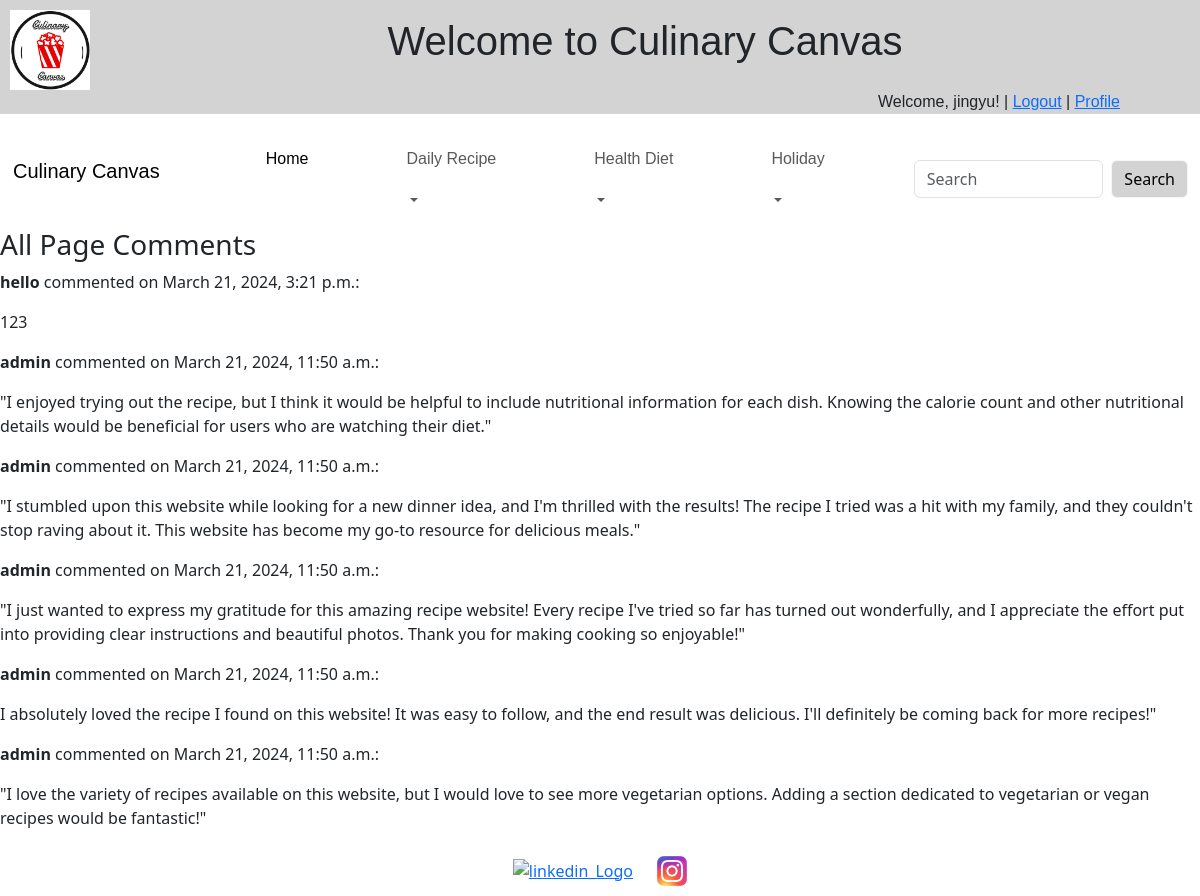
The app's page /accounts/more-comments/ (signed in) with its own data.
### recipe/models.py (models this page shows, shortened)
class PageComment(models.Model):
    author = models.ForeignKey(User, on_delete=models.CASCADE)
    text = models.TextField()
    created_date = models.DateTimeField(auto_now_add=True)

### recipe/views.py (the view)
# urls.py: path('more-comments/', more_comments, name='more_comments'),
def more_comments(request):
    comments = PageComment.objects.order_by('-created_date')
    return render(request, 'recipe/more_comments.html', {'comments': comments})

### recipe/templates/recipe/more_comments.html
{% extends 'base.html' %}
{% block content %}
    <h3>All Page Comments</h3>
    {% for comment in comments %}
        <p><strong>{{ comment.author.username }}</strong> commented on {{ comment.created_date }}:</p>
        <p>{{ comment.text }}</p>
    {% endfor %}
{% endblock %}

### recipe/templates/base.html (shortened to what this page needs)
{% load static %}
<!DOCTYPE html>
<html>
<head>
    <link href="https://cdn.jsdelivr.net/npm/bootstrap@5.3.3/dist/css/bootstrap.min.css" rel="stylesheet"
 />
</head>
<body>
    <header class="header">
        <div style="display: flex; justify-content: space-between; align-items: center;">
            <img class="logo" src="{% static 'logo.png' %}" alt="Logo" width="80px" height="auto">
            <h1
                style="text-align: center; flex: 1; font-family:Impact, Haettenschweiler, 'Arial Narrow Bold', sans-serif;">
                Welcome to Culinary Canvas</h1>
        </div>
        <div class="greet">
            {% if user.is_authenticated %}
                <p class="nav-text">
                    Welcome, {{ user.username }}! |
                    <a href="{% url 'logout' %}">Logout</a> |
                    <a href="{% url 'profile' %}">Profile</a>
                </p>
            {% else %}
                <p class="nav-text"><a href="{% url 'login' %}">Login</a></p>
            {% endif %}
        </div>
    </header>
    <nav class="navbar navbar-expand-lg navbar-light" data-bs-theme="light">
        <div class="container-fluid">
            <a class="navbar-brand" href="#">
                <div class="nav-text-wrapper">
                    <p class="nav-text">Culinary Canvas</p>
                </div>
            </a>
            <div class="collapse navbar-collapse" id="navbarScroll">
                <ul class="navbar-nav me-auto navbar-nav-scroll">
                    <li class="nav-item">
                        <a class="nav-link active" aria-current="page" href="{% url 'home' %}">
                            <div class="nav-text-wrapper">
                                <p class="nav-text">Home</p>
                            </div>
                        </a>
                    </li>
                    <li class="nav-item dropdown">
                        <a class="nav-link dropdown-toggle dropdown-toggle-custom" href="#" role="button" data-bs-toggle="dropdown">
                            <div class="nav-text-wrapper">
                                <p class="nav-text">Daily Recipe</p>
                            </div>
                        </a>
                    </li>
                    <li class="nav-item dropdown">
                        <a class="nav-link dropdown-toggle dropdown-toggle-custom" href="#" role="button" data-bs-toggle="dropdown">
                            <div class="nav-text-wrapper">
                                <p class="nav-text">Health Diet</p>
                            </div>
                        </a>
                    </li>
                    <li class="nav-item dropdown">
                        <a class="nav-link dropdown-toggle dropdown-toggle-custom" href="#" role="button" data-bs-toggle="dropdown">
                            <div class="nav-text-wrapper">
                                <p class="nav-text">Holiday</p>
                            </div>
                        </a>
                    </li>
                </ul>
                <form class="d-flex" role="search" action="{% url 'recipes_search' %}">
                    <input class="form-control me-2" type="search" placeholder="Search" aria-label="Search" name="keyword">
                    <button class="btn btn-outline-success" type="submit">Search</button>
                </form>
            </div>
        </div>
    </nav>
    <main>
        {% block content %}
        {% endblock %}
    </main>
<footer>
    <div class="footer-content">
        <a href="https://www.linkedin.com/in/jingyu-zhang327666/" target="_blank"><img src="{% static 'R.png' %}" alt="linkedin_Logo" width="30" height="auto"></a>
        <a href="https://www.instagram.com/zhang_jingyu/?hl=en" target="_blank"><img src="{% static 'P.jpg' %}" alt="ins_logo" width="30" height="auto"></a>
    </div>
</footer>
</body>
</html>

### recipe/templates/base.html (style rules this page uses)
.btn-outline-success { background-color: lightgray; border-color: whitesmoke; color: black; }
.header { background-color: lightgray; }
.logo { margin-top: 10px; margin-left: 10px; }
.greet { text-align: right; }
.nav-text { font-family: Impact, Haettenschweiler, 'Arial Narrow Bold', sans-serif; }
.nav-text-wrapper { display: flex; align-items: center; margin: 1px; }
.nav-text { margin-right: 5rem }
.footer-content { text-align: center; }
.footer-content img { margin: 10px; }

### records on screen
PageComment: author.username "hello", created_date "March 21, 2024, 3:21 p.m.", text "123"
PageComment: author.username "admin", created_date "March 21, 2024, 11:50 a.m.", text "\"I enjoyed trying out the recipe, but I think it would be helpful to include nutritional information for each dish. Knowing the calorie count and other nutritional details would be beneficial for users who are watching their diet.\""
PageComment: author.username "admin", created_date "March 21, 2024, 11:50 a.m.", text "\"I stumbled upon this website while looking for a new dinner idea, and I'm thrilled with the results! The recipe I tried was a hit with my family, and they couldn't stop raving about it. This website has become my go-to resource for delicious meals.\""
PageComment: author.username "admin", created_date "March 21, 2024, 11:50 a.m.", text "\"I just wanted to express my gratitude for this amazing recipe website! Every recipe I've tried so far has turned out wonderfully, and I appreciate the effort put into providing clear instructions and beautiful photos. Thank you for making cooking so enjoyable!\""
PageComment: author.username "admin", created_date "March 21, 2024, 11:50 a.m.", text "I absolutely loved the recipe I found on this website! It was easy to follow, and the end result was delicious. I'll definitely be coming back for more recipes!\""
PageComment: author.username "admin", created_date "March 21, 2024, 11:50 a.m.", text "\"I love the variety of recipes available on this website, but I would love to see more vegetarian options. Adding a section dedicated to vegetarian or vegan recipes would be fantastic!\""

### other values on screen
{{ user.username }} "jingyu"
